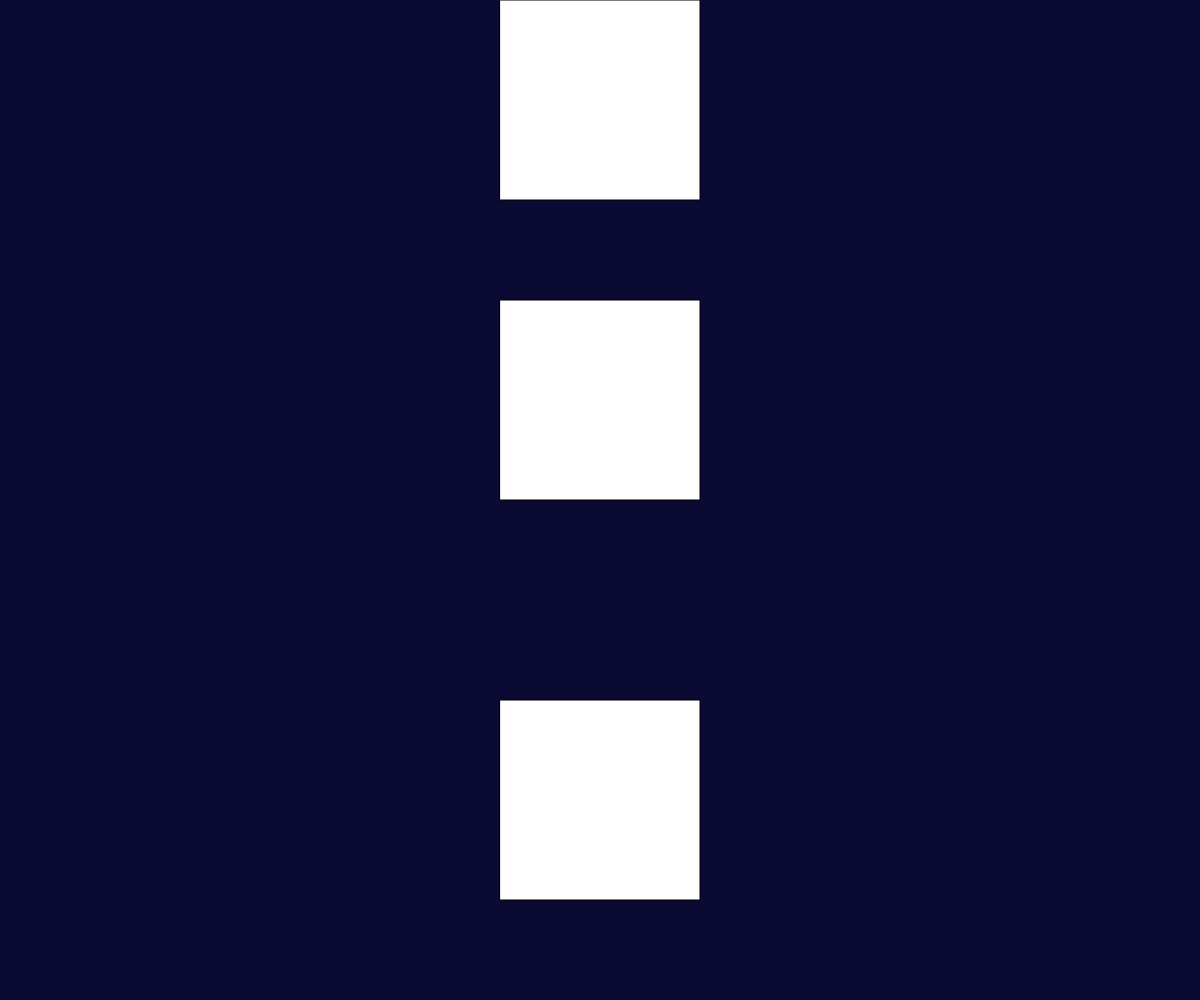
Frame 1 (no input)
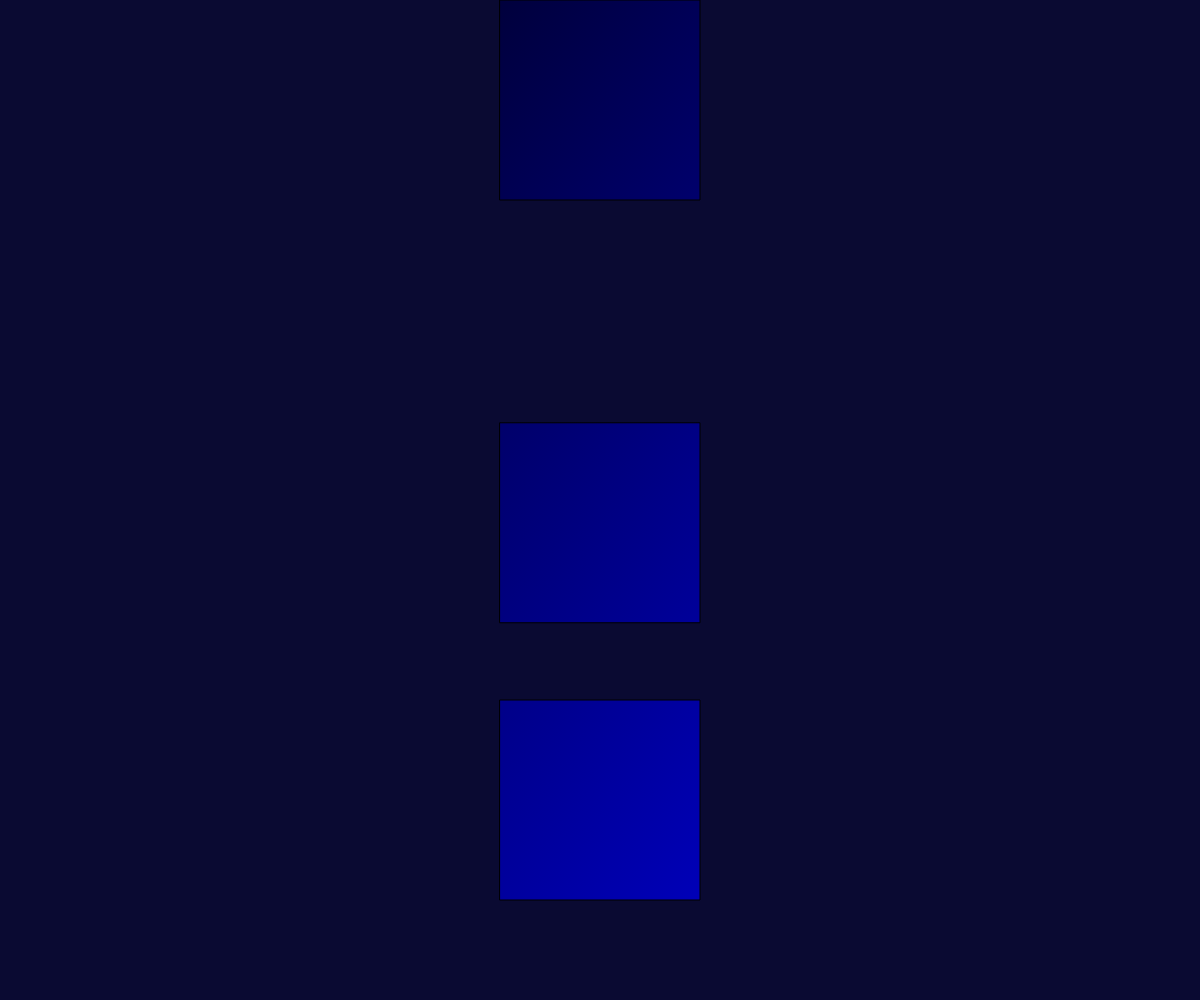
Frame 60 (no input)
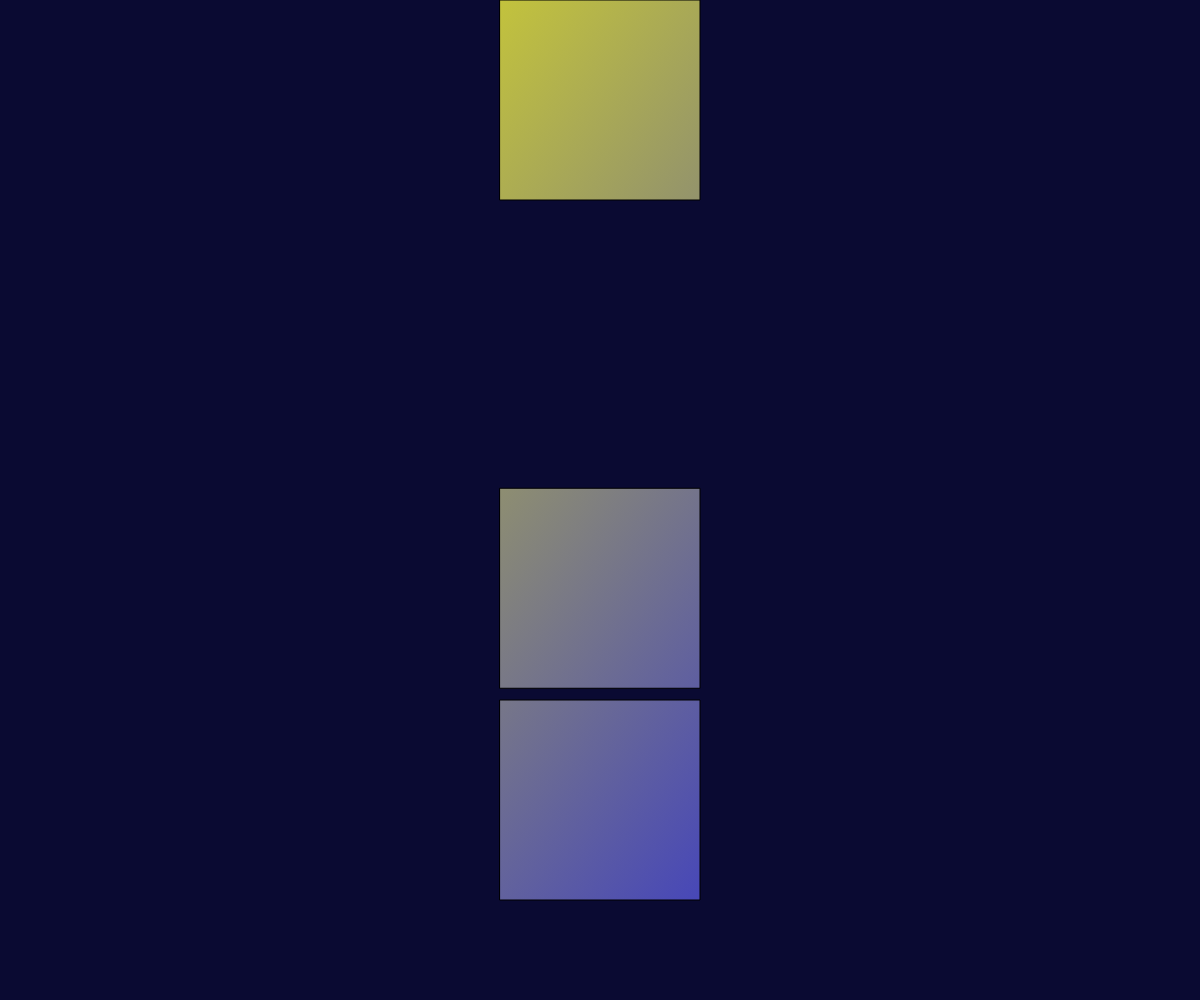
Frame 120 (the mouse pressed at the canvas centre since frame 60)

The p5.js sketch that drew these frames (run headless with seeded random() and noise() and a simulated clock; from frame 60 on, the mouse is pressed at the canvas centre):

// p5.js sketch
// ── sketch.js
let clones = [];

function setup() {
  createCanvas(windowWidth, windowHeight);
}

let Yposition = 300;
let velocity = 0;
let size = 200;
let isGravityUpsideDown = false;

function draw() {
  background(10, 10, 50);
  square(windowWidth/2 - size/2, Yposition, size);
  let gradient = drawingContext.createLinearGradient(20, 20, width - 20, height - 20);
  square(windowWidth/2 - size/2, 0, size);
  square(windowWidth/2 - size/2, 700, size);
  gradient.addColorStop(0, color(mouseX, mouseY, 0));
  gradient.addColorStop(1, color(0, 0, 255));
  drawingContext.fillStyle = gradient;

  
  if (isGravityUpsideDown && Yposition > 200) {
    velocity += 0.1;
  }
  else if (!isGravityUpsideDown && Yposition < 500) {
    velocity -= 0.1;
  }
  if (Yposition >= 500) {
    velocity = velocity * -0.6;
    Yposition = 500;
  }
  else if (Yposition <= 200) {
    velocity = velocity * -0.6;
    Yposition = 200;
  }
  Yposition += -velocity * 3;
}

function mouseClicked() {
  isGravityUpsideDown = !isGravityUpsideDown;
}
